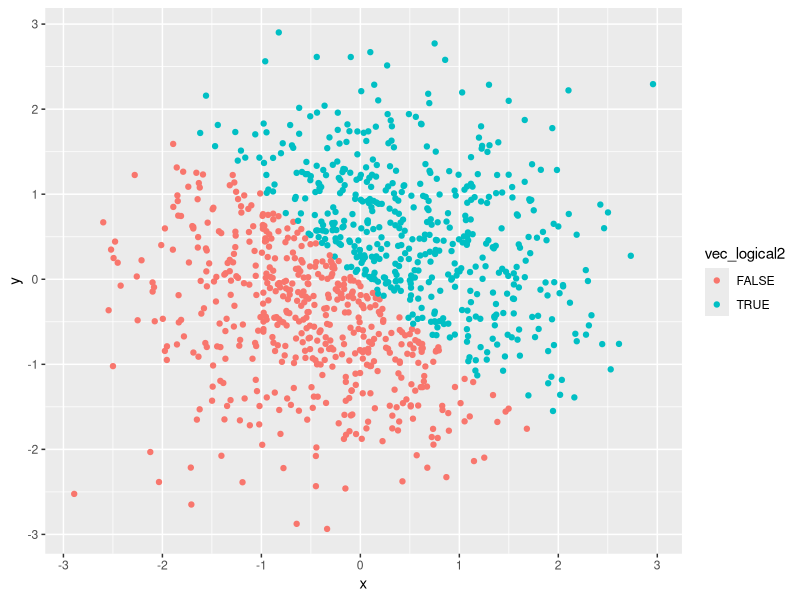
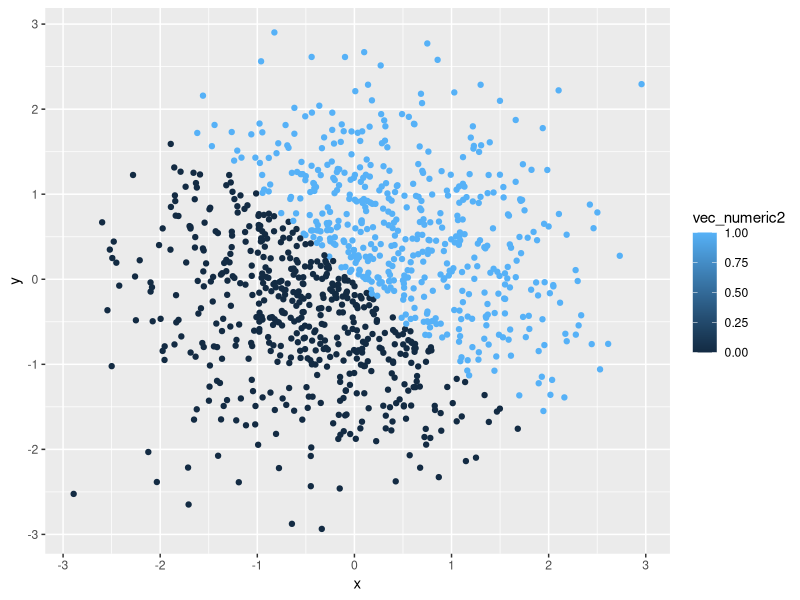
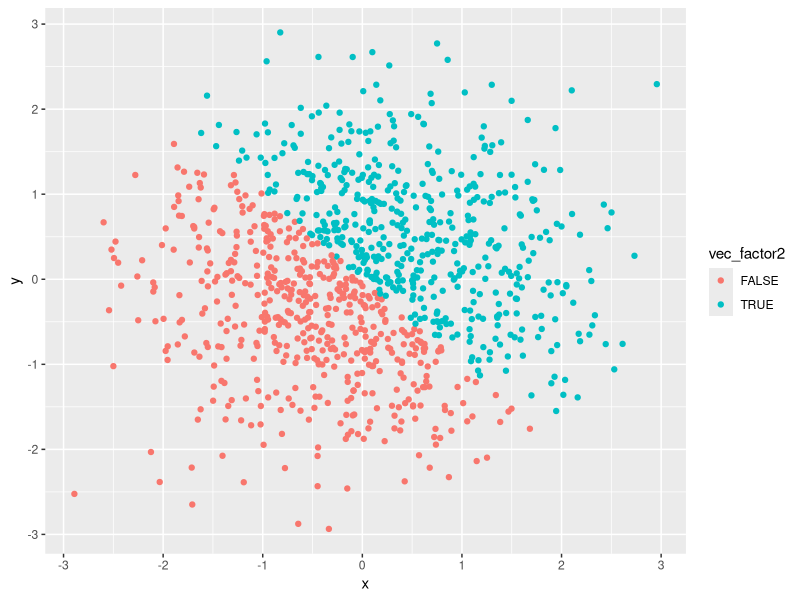
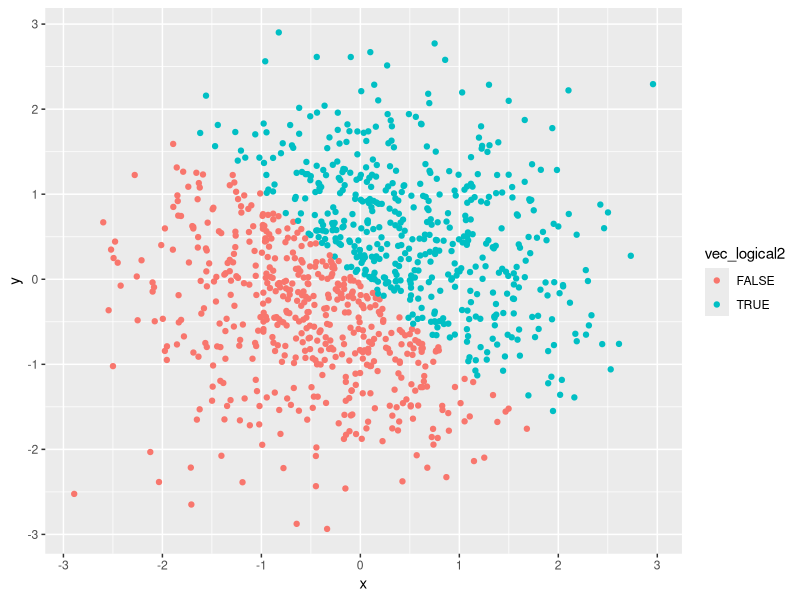

Recreate these plots in R, in order.
## ---- chunk 1
knitr::opts_chunk$set(echo = TRUE)
library(tidyverse)
## ---- chunk 2
set.seed(2163)

dataframe_problem1 = tibble(
  vec_numeric = rnorm(10, sd = 5),
  vec_logical = vec_numeric > 2,
  vec_char = c("Please", "list", "the", "American", "people's", "top", "four", "most", "popular", "sports"),
  vec_factor = factor(c("football", "basketball", "baseball", "ice_hockey", "football", "basketball", "baseball", "ice_hockey", "football", "basketball"))
)
## ---- chunk 3
mean(dataframe_problem1$vec_numeric)
mean(dataframe_problem1$vec_logical)
mean(dataframe_problem1$vec_char)
mean(dataframe_problem1$vec_factor)
## ---- chunk 4
newvec_factor = as.factor(dataframe_problem1$vec_char)
as.numeric(newvec_factor)
newvec_char = as.character(dataframe_problem1$vec_factor)
as.numeric(newvec_char)
## ---- chunk 5
plot_df = tibble(
  x = rnorm(1000),
  y = rnorm(1000),
  vec_logical2 = (x + y) > 0,
  vec_numeric2 = as.numeric(vec_logical2),
  vec_factor2 = as.factor(vec_logical2)
)
## ---- chunk 6
ggplot(plot_df, aes(x , y, color=vec_logical2))+ geom_point()
## ---- chunk 7
ggsave("logical_plot.tiff")
## ---- chunk 8
ggplot(plot_df, aes(x , y, color=vec_numeric2))+ geom_point()
## ---- chunk 9
ggplot(plot_df, aes(x , y, color=vec_factor2))+ geom_point()
